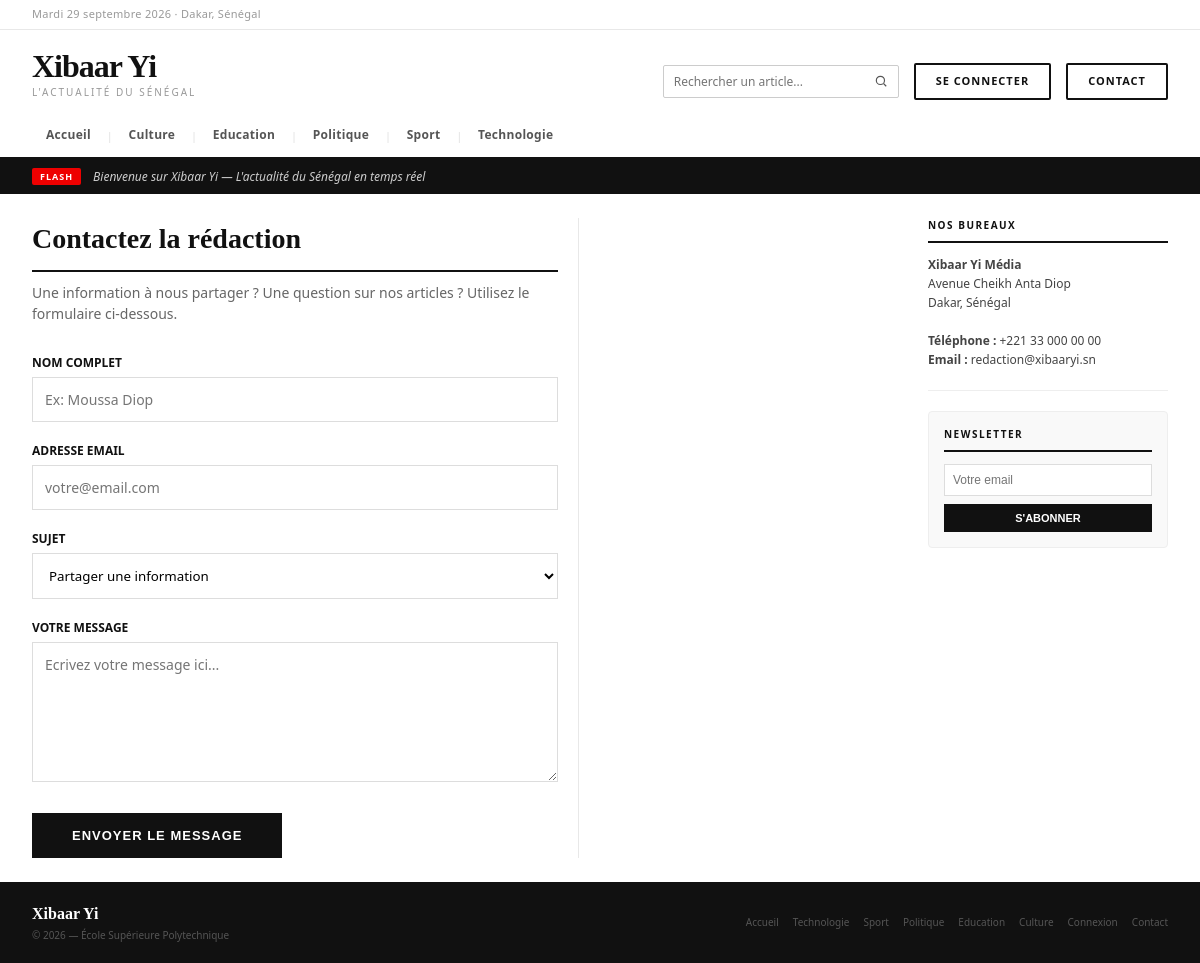
The page /contact.php on the database its author committed.
### tables this page shows
CREATE TABLE IF NOT EXISTS categories (
    id  INT AUTO_INCREMENT PRIMARY KEY,
    nom VARCHAR(100) NOT NULL UNIQUE
);

### includes/config.php (called while the page is built, shortened)
<?php
function url($chemin = '')
{
    return BASE_URL . '/' . ltrim($chemin, '/');
}

### includes/entete.php (the view, shortened to what this page needs)
<?php
require_once __DIR__ . '/config.php';
?>
<!DOCTYPE html>
<html lang="fr">
<head>
    <link rel="stylesheet" href="<?= url('assets/css/style.css') ?>">
</head>
<body>
<div class="site">
    <div class="topbar">
        <div class="topbar-date">
            <?php
            $jours_fr = ['Monday'=>'Lundi','Tuesday'=>'Mardi','Wednesday'=>'Mercredi','Thursday'=>'Jeudi','Friday'=>'Vendredi','Saturday'=>'Samedi','Sunday'=>'Dimanche'];
            $mois_fr = ['January'=>'janvier','February'=>'février','March'=>'mars','April'=>'avril','May'=>'mai','June'=>'juin','July'=>'juillet','August'=>'août','September'=>'septembre','October'=>'octobre','November'=>'novembre','December'=>'décembre'];
            $nom_jour = $jours_fr[date('l')] ?? date('l');
            $nom_mois = $mois_fr[date('F')]  ?? date('F');
            echo $nom_jour . ' ' . date('j') . ' ' . $nom_mois . ' ' . date('Y') . ' · Dakar, Sénégal';
            ?>
        </div>
    </div>
    <div class="header">
        <div class="header-main">
            <a href="<?= url('index.php') ?>" style="text-decoration:none;">
                <div class="logo-wordmark">Xibaar Yi</div>
                <div class="logo-tagline">L'actualité du Sénégal</div>
            </a>
            <div class="header-actions">
                <form method="GET" action="<?= url('index.php') ?>" class="recherche" role="search">
                    <input type="search" name="q" placeholder="Rechercher un article..." aria-label="Rechercher un article"
                           value="<?= htmlspecialchars($_GET['q'] ?? '', ENT_QUOTES, 'UTF-8') ?>">
                    <button type="submit" aria-label="Lancer la recherche">
                        <svg width="14" height="14" viewBox="0 0 24 24" fill="none" stroke="currentColor" stroke-width="2"><circle cx="11" cy="11" r="7"/><path d="M21 21l-4.3-4.3"/></svg>
                    </button>
                </form>
                <?php if (isset($_SESSION['user_role'])) : ?>
                    <span style="font-size:11px; color:#555;">
                        <?php echo htmlspecialchars($_SESSION['user_login'], ENT_QUOTES, 'UTF-8'); ?>
                    </span>
                    <a href="<?= url('deconnexion.php') ?>" class="btn-cnx">Se déconnecter</a>
                <?php else : ?>
                    <a href="<?= url('connexion.php') ?>" class="btn-cnx">Se connecter</a>
                <?php endif; ?>
                <a href="<?= url('contact.php') ?>" class="btn-cnx">Contact</a>
            </div>
        </div>
        <nav class="nav-cats">
            <?php $active_all = (basename($_SERVER['SCRIPT_NAME'] ?? '') === 'index.php' && empty($_GET['categorie'])) ? 'active' : ''; ?>
            <a href="<?= url('index.php') ?>" class="<?php echo $active_all; ?>">Accueil</a>
            <?php
            if (isset($pdo)) {
                $stmt_nav = $pdo->query("SELECT id, nom FROM categories ORDER BY nom ASC");
                while ($cat = $stmt_nav->fetch(PDO::FETCH_ASSOC)) {
                    $nom = $cat['nom'];
                    $is_active = (isset($_GET['categorie']) && $_GET['categorie'] === $nom) ? 'active' : '';
                    echo '<span class="sep">|</span>';
                    echo '<a href="' . url('index.php') . '?categorie=' . urlencode($nom) . '" class="' . $is_active . '">';
                    echo htmlspecialchars($nom);
                    echo '</a>';
                }
            }
            ?>
        </nav>
    </div>
    <div class="ticker">
        <div class="ticker-label">FLASH</div>
        <div class="ticker-text">Bienvenue sur Xibaar Yi — L'actualité du Sénégal en temps réel</div>
    </div>

### public/assets/css/style.css (style rules this page uses)
* { margin: 0; padding: 0; box-sizing: border-box; }
body { font-family: 'Segoe UI', system-ui, sans-serif; background: #fff; color: #111; font-size: 16px; line-height: 1.5; }
a { color: inherit; text-decoration: none; }
.site { background: #fff; overflow: hidden; }
.topbar { background: #fff; border-bottom: 1px solid #e8e8e8; padding: 6px 32px; display: flex; align-items: center; justify-content: space-between; }
.topbar-date { font-size: 11px; color: #999; letter-spacing: 0.3px; }
.header { background: #fff; padding: 20px 32px 0; border-bottom: 3px solid #111; }
.header-main { display: flex; align-items: flex-end; justify-content: space-between; padding-bottom: 14px; }
.logo-wordmark { font-family: Georgia, serif; font-size: 32px; font-weight: 700; color: #111; letter-spacing: -1px; line-height: 1; }
.logo-tagline { font-size: 10px; color: #999; letter-spacing: 2px; text-transform: uppercase; margin-top: 3px; }
.header-actions { display: flex; align-items: center; gap: 15px; }
.nav-cats { display: flex; align-items: center; overflow-x: auto; padding-top: 2px; gap: 0; }
.nav-cats a { font-size: 12px; font-weight: 600; color: #555; padding: 10px 14px; text-decoration: none; border-bottom: 3px solid transparent; white-space: nowrap; letter-spacing: 0.3px; transition: color 0.15s; }
.nav-cats .sep { color: #ddd; padding: 0 2px; font-size: 10px; }
.ticker { background: #111; padding: 8px 32px; display: flex; align-items: center; gap: 12px; }
.ticker-label { background: #e00; color: #fff; font-size: 9px; font-weight: 700; padding: 2px 8px; border-radius: 2px; letter-spacing: 1px; flex-shrink: 0; }
.ticker-text { font-size: 12px; color: #ccc; font-style: italic; }
.btn-cnx { background: #fff; color: #111; font-size: 11px; font-weight: 600; padding: 8px 18px; border-radius: 2px; border: 1px solid #ccc; letter-spacing: 0.5px; cursor: pointer; transition: border-color 0.15s; }
body { min-height: 100vh; display: flex; flex-direction: column; }
.site { flex: 1; display: flex; flex-direction: column; }
.btn-cnx { display: inline-block; padding: 8px 20px; font-size: 11px; font-weight: 700; text-transform: uppercase; letter-spacing: 1px; border: 2px solid #111; background-color: #fff; color: #111; text-decoration: none; cursor: pointer; transition: all 0.3s ease; }
.recherche { display: flex; align-items: stretch; border: 1px solid #ccc; border-radius: 2px; background: #fff; }
.recherche input { border: none; outline: none; padding: 7px 10px; font-size: 12px; font-family: inherit; width: 200px; background: transparent; }
.recherche button { border: none; background: none; padding: 0 10px; cursor: pointer; color: #555; display: flex; align-items: center; }

### rows shown on the page
categories: nom "Culture"
categories: nom "Education"
categories: nom "Politique"
categories: nom "Sport"
categories: nom "Technologie"
